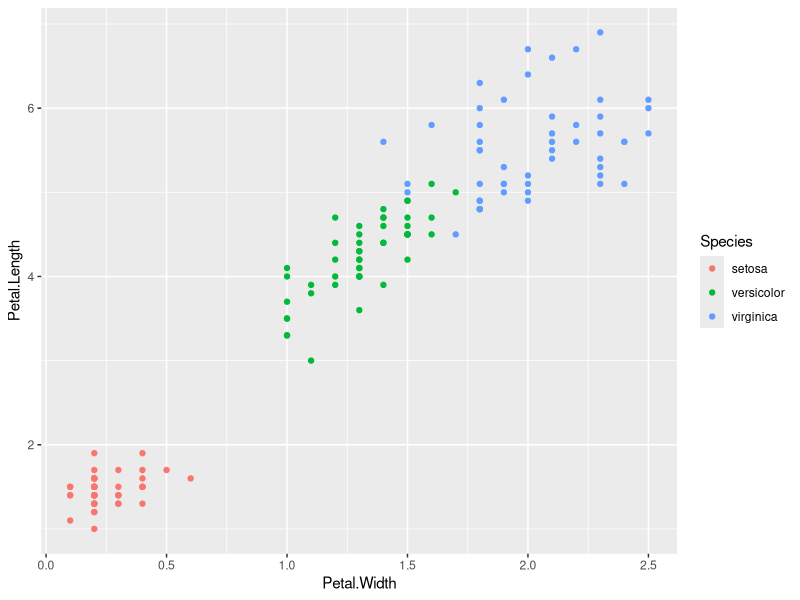
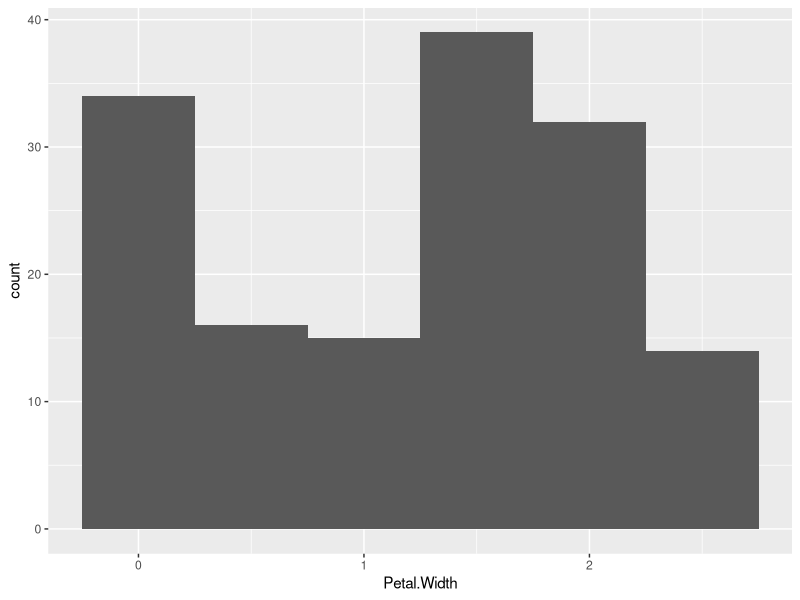

Generate these figures, in order, with R:
# Tidyverse Exam – Data Manipulation in R (using `mtcars` dataset)

# tidyverse ---------------------------------------------------------------

# Use `df_mtcars` for Questions 1 - 10
library(tidyverse)
df_mtcars <- as_tibble(mtcars,
                       rownames = "model")

# 1. Filter rows where number of cylinders (`cyl`) is 6
# Write code to create a new data frame that only includes rows where `cyl == 6`.
# Assign to: `mtcars_g35
mtcars_cyl6 <- df_mtcars %>% 
  filter(cyl == 6)
mtcars_cyl6
# 2. Filter rows where number of gears (`gear`) is either 3 or 5
# Use `%in%` to filter the `df_mtcars` dataset for these two `gear` values.
# Assign to: `mtcars_g35`

mtcars_g35 <-filter(df_mtcars, gear == 3 | gear == 5)
mtcars_g35

# 3. Filter rows where miles per gallon (`mpg`) is greater than 25
# Create a subset of `df_mtcars` where `mpg > 25`.
# Assign to: `mtcars_mpg25`


mtcars_mpg25 <- df_mtcars %>% 
  filter(mpg>25)


# 4. Filter rows where weight (`wt`) is less than 2.5 AND number of cylinders (`cyl`) is 4
# Combine logical conditions using `&`.
# Assign to: `mtcars_light_cyl4`

mtcars_light_cyl4<-df_mtcars %>% 
  filter(wt< 2.5 & cyl == 4)


# 5. Sort `df_mtcars` by horsepower (`hp`) in ascending order
# Use `arrange()` to sort the data.
# Assign to: `mtcars_hp`

mtcars_hp <- df_mtcars %>% 
  arrange(hp)

# 6. Sort `df_mtcars` by quarter mile time (`qsec`) in descending order
# Use `desc()` inside `arrange()`.
# Assign to: `mtcars_qsec`
mtcars_qsec <- df_mtcars %>% 
  arrange(desc(qsec))

# 7. Exclude the `drat` column
# Use `select()` with `-` (minus sign) to remove the column.
# Assign to: `mtcars_no_drat`

mtcars_no_drat <- df_mtcars %>% 
  select(-drat)
# 8. Add a new column `ptw` that equals the ratio of horsepower (`hp`) to weight (`wt`) (`hp / wt`)
# Use `mutate()` to add the new column.
# Assign to: `mtcars_with_ptw`


mtcars_with_ptw <- df_mtcars %>% 
  mutate(ptw = hp / wt)
# 9. Identify the car `model` with the highest `ptw` among cars with six cylinders (`cyl == 6`).
# Hint: Use `mtcars_with_ptw` and a chain of `filter()` and `arrange()` with `%>%`.
# Write the car model here: YOUR ANSWER

mtcars_with_ptw %>% 
  arrange(desc(ptw)) %>% 
  filter(cyl == 6)
##Ferrari Dino 

# 10. Group by number of gears (`gear`) and summarize minimum & maximum values of `mpg`
# Use `group_by()` and `summarize()` to calculate minimum & maximum values of `mpg` within each group.
# Minimum and maximum values of each group should be represented as separate columns.
# Function `min()` returns the minimum value in a vector.
# Function `max()` returns the maximum value in a vector.
# Assign to: `mtcars_mpg_by_gear`

mtcars_mpg_by_gear <- df_mtcars %>% 
  group_by(gear) %>% 
  summarize(min_mpg = min(mpg),
            max_mpg = max (mpg))


# ggplot ------------------------------------------------------------------

# Visualization in R (using `iris` dataset)

## before you begin with the following questions, type the following code to check column names in the dataframe
colnames(iris) # output from this code is the column names that can be used in figures

# 11. Simple scatter plot of `Sepal.Length` vs `Sepal.Width` using `ggplot()`
# Assign to: `g_scat`
# Create a scatter plot with `Sepal.Width` on the x-axis and `Sepal.Length` on the y-axis.

g_scat<- iris %>% 
  ggplot(aes(x= Sepal.Width,
             y = Sepal.Length)) +
  geom_point()
# 12. Scatter plot with points colored by `Species`
# Assign to: `g_scat_col`
# Create a scatter plot with `Petal.Width` on the x-axis and `Petal.Length` on the y-axis,
# coloring points by `Species`.
iris %>% 
  ggplot(aes(x = Petal.Width,
             y = Petal.Length,
             color = Species)) +
  geom_point()
# 13. Histogram of `Petal.Width` with `binwidth = 0.5`
# Assign to: `g_hist`
# Create a histogram of `Petal.Width` with `binwidth` set to 0.5.
iris %>% 
  ggplot(aes(x = Petal.Width))+
  geom_histogram(binwidth = 0.5)
# Visualization in R (using `PlantGrowth` dataset)

## before you begin with the following questions, type the following code to check column names in the dataframe
colnames(PlantGrowth) # output from this code is the column names that can be used in figures

# 14. Boxplot of `weight` grouped and filled by `group`
# Assign to: `g_bplot1`
# Create a boxplot of `weight` by `group`, filling boxes by `group`.

g_bplot2 <- PlantGrowth %>% 
  ggplot(aes(x = group,
             y = weight,
             fill = group))+
  geom_boxplot() +
  geom_point()
# 15. Boxplot + scatter plot of `weight` by `group`
# Assign to: `g_bplot2`
# Create a boxplot of `weight` by `group`, then overlay points showing individual observations.

g_bplot2 <- PlantGrowth %>% 
  ggplot(aes(x = group,
             y = weight,
             fill = group))+
  geom_boxplot() +
  geom_point() 
